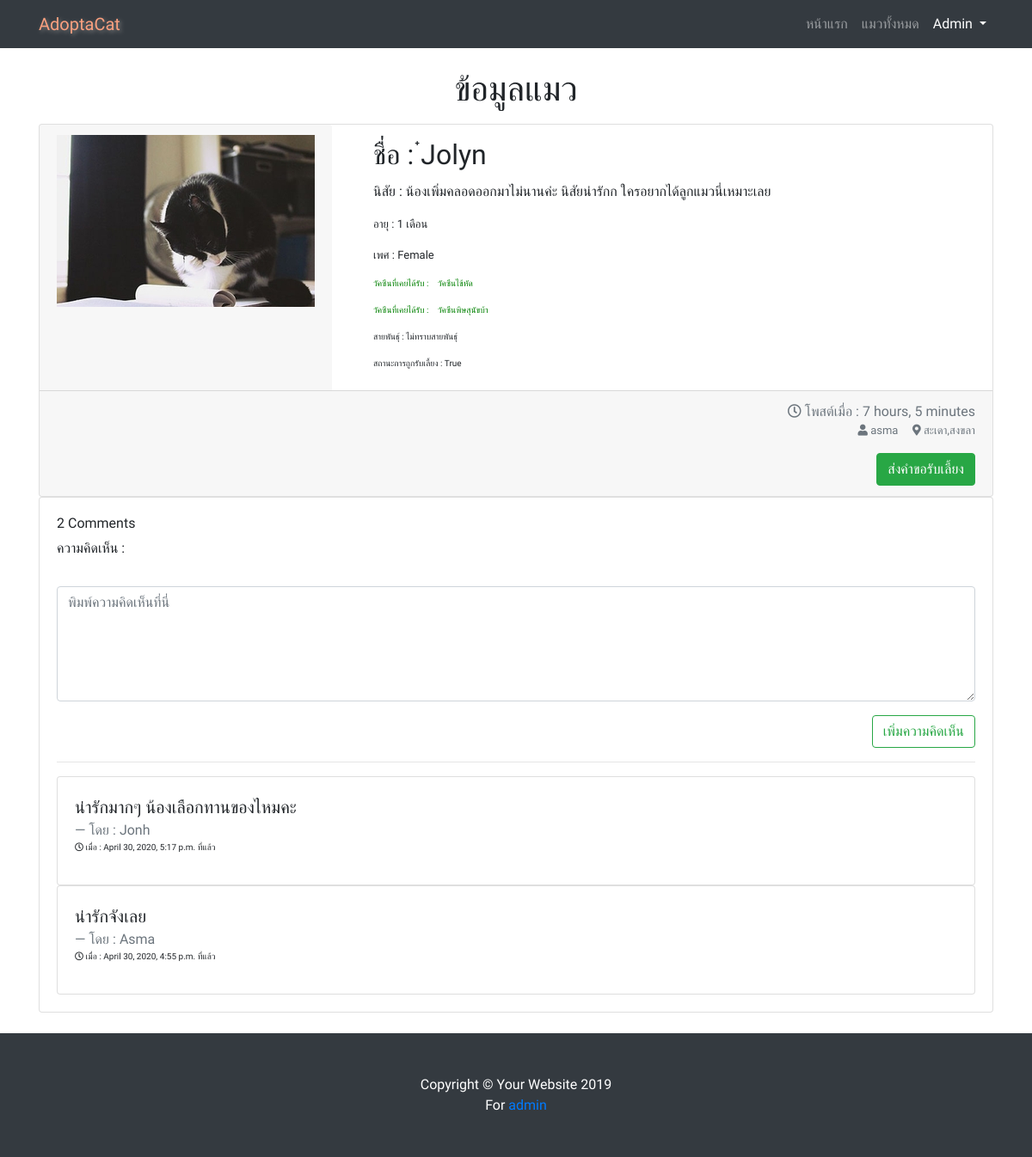
//catinfo/4/ (signed in), run on the app's committed database.
### adoption/models.py (models this page shows, shortened)
class Cat(models.Model):
    GENDER = (
        ('Male', 'ผู้'),
        ('Female', 'เมีย'),
    )
    name = models.CharField(max_length=30,null=True)
    age = models.PositiveIntegerField()
    gender = models.CharField(max_length=10,choices=GENDER)
    breed = models.ForeignKey(Breed,null=True,on_delete=models.SET_NULL)
    color = models.ManyToManyField(Color)
    vaccines = models.ManyToManyField(Vaccine, blank=True)
    nature = models.TextField(max_length=200)
    location = models.CharField(max_length=100)
    entrydate = models.DateTimeField(auto_now_add=True)
    poster = models.ForeignKey(User ,on_delete=models.CASCADE)
    image = ProcessedImageField(default='default.jpg', upload_to='cat_pics',processors=[ResizeToFill(300,200)],format='JPEG',options={'quality': 120})
    status = models.BooleanField(default=False)

class Vaccine(models.Model):
    name = models.CharField(max_length=50)
    def __str__(self):
        return self.name

class Breed(models.Model):
    breed_type = models.CharField(max_length=50)
    def __str__(self):
        return self.breed_type

class Comment(models.Model):
    user = models.ForeignKey(User, on_delete=models.CASCADE)
    timestamp = models.DateTimeField(auto_now_add=True)
    content = models.TextField(default='ความคิดเห็น',max_length=300)
    post = models.ForeignKey(Cat,related_name='comments' ,on_delete=models.CASCADE)

### adoption/views.py (the view)
# urls.py: path('/catinfo/<id>/', views.catinfo, name='catinfo'),
@login_required
def catinfo(request,id):
    cat = get_object_or_404(Cat,id=id)
    comments = Comment.objects.filter(post=cat).order_by('-timestamp')
    if request.method =='POST':
        comment_form = CommentForm(request.POST or None)
        if comment_form.is_valid():
            content = request.POST.get('content')
            comment = Comment.objects.create(post=cat, user=request.user, content=content)
            comment.save()
            return redirect(reverse("catinfo", kwargs={
                'id': cat.pk
            }))
    else:
        comment_form=CommentForm()
    context = {
        'catinfo':cat,
        'comments':comments,
        'comment_form':comment_form,
        }
    return render(request,'adoption/catinfo.html',context)

### adoption/forms.py
class CommentForm(forms.ModelForm):
    content = forms.CharField(widget=forms.Textarea(attrs={
        'class':'form-control',
        'placeholder': 'พิมพ์ความคิดเห็นที่นี่',
        'rows':'5',
    }))
    class Meta:
        model = Comment
        fields = ('content',)

### adoption/templates/adoption/catinfo.html (shortened to what this page needs)
{% extends 'base.html' %}
{% load static %}
{% block content %}
<br>
<div class="container">
    <h1 style="text-align: center;">ข้อมูลแมว</h1>
    <div class="card flex-row flex-wrap">
        <div class="card-header border-0">
            <img src="{{ catinfo.image.url }}" alt="catpic">
        </div>
        <div class="card-block px-5">
            <h2 class="card-title">ชื่อ : {{ catinfo.name }}</h2>
            <p class="card-text">นิสัย : {{ catinfo.nature }}</p>
            <div style="font-size:small;">
            <p class="card-text">อายุ : {{ catinfo.age }} เดือน</p>
            <p class="card-text">เพศ : {{ catinfo.gender }}</p>
              <div style="font-size: x-small;">
                {% for vac in catinfo.vaccines.all %}
                  <p class="card-text" style="color: green; ">วัคซีนที่เคยได้รับ :&emsp;{{ vac }}</p>
                {% endfor %}
                <p class="card-text">สายพันธุ์ : {{ catinfo.breed }} </p>
                <p class="card-text">สถานะการถูกรับเลี้ยง : {{ catinfo.status }}</p>
              </div>
                </div>
            <br>
        </div>
        <div class="w-100">
        <div class="card-footer w-100 text-muted">
        <div style="text-align: right;">
            <i class="far fa-clock"></i> โพสต์เมื่อ : {{ catinfo.entrydate|timesince }}
        </div>
        <div style="text-align: right; font-size:small ;"><i class="fas fa-user"></i>  {{ catinfo.poster }} &emsp;<i class="fas fa-map-marker-alt"></i>  {{ catinfo.location }}
                {% if catinfo.poster == user %}
                    <div></div>
                {% else %}
                    <a href="#" class="btn btn-success" role="button" >ส่งคำขอรับเลี้ยง</a>
                {% endif %}
            </div>
        </div>
        </div>
    </div>
<div class="card card-body">
  <div class="post-comments">
    <header>
        <h3 class="h6">{{ comments.count }} Comment{{ comments|pluralize }}</h3>
      </header>
    {% if request.user.is_authenticated %}
      <form method="POST">
        <div class="post-comments">
          <label>ความคิดเห็น :</label>
          <p>&emsp;&emsp;
          {{ comment_form.content }}</p>
        </div>
        <div style="text-align: right;">
        <input type="submit" role="button" class="btn btn-outline-success" value="เพิ่มความคิดเห็น">
        </div>
      </form>
    {% endif %}
    <hr width="100%">
    {% for comment in comments %}
    <div class="card card-body">
    <blockquote class="blockquote">
        <p class="mb-0">{{ comment.content }}</p>
        <footer class="blockquote-footer">โดย :  {{ comment.user|capfirst }}</footer>
        <div style="font-size:x-small;"><i class="far fa-clock"></i> เมื่อ : {{ comment.timestamp }} ที่แล้ว</div>
    </blockquote>
</div>
    {% endfor %}
  </div>
</div>
</div>
<br>
{% endblock %}

### adoption/templates/base.html (shortened to what this page needs)
{% load static %}
<!DOCTYPE html>
<html lang="en">
<head>
    <link href="{% static 'vendor/bootstrap/css/bootstrap.min.css' %}" rel="stylesheet">
    <link rel="stylesheet" href="https://use.fontawesome.com/releases/v5.8.1/css/all.css">
    <link href="{% static 'css/business-frontpage.css' %}" rel="stylesheet">
</head>
<body>
    <nav class="navbar navbar-expand-lg navbar-dark bg-dark fixed-top">
    <div class="container">
      <a  style="color: rgb(251, 160, 127); text-shadow: 2px 2px 5px grey;" class="navbar-brand" href="{% url 'home' %}">AdoptaCat</a>
      <div class="collapse navbar-collapse" id="navbarResponsive">
        <ul class="navbar-nav ml-auto">
          <li class="nav-item ">
            <a class="nav-link" href="{% url 'home' %}">หน้าแรก
            </a>
          </li>
          <li class="nav-item">
            <a class="nav-link" href="{% url 'catlist' %}">แมวทั้งหมด</a>
          </li>
          {% if user.is_authenticated %}
              <li class="nav-item dropdown">
                <a class="nav-link dropdown-toggle" style="color: white;" href="#" id="navbarDropdown" role="button" data-toggle="dropdown" aria-haspopup="true" aria-expanded="false">
                  {{ user.username|capfirst }}
                </a>
              </li>
              {% endif %}
        </ul>
      </div>
    </div>
    </nav>
        {% block content %}
        {% endblock %}
    <footer class="py-5 bg-dark">
        <div class="container">
        <p class="m-0 text-center text-white">Copyright &copy; Your Website 2019</p>
        <p class="m-0 text-center text-white">For <a href="{% url 'admin:index' %}">admin</a></p>
        </div>
    </footer>
</body>
</html>

### staticfiles/css/business-frontpage.css (style rules this page uses)
body { padding-top: 56px; }

### adoption/templates/base.html (style rules this page uses)
body { font-family: 'Prompt', sans-serif; }

### data on the page
Cat: image (picture), name "๋Jolyn", nature "น้องเพิ่มคลอดออกมาไม่นานค่ะ นิสัยน่ารักก ใครอยากได้ลูกแมวนี่เหมาะเลย", age "1", gender "Female", breed "ไม่ทราบสายพันธุ์", status "True", entrydate "7 hours, 5 minutes", poster "asma", location "สะเดา,สงขลา"
Vaccine: name "วัคซีนไข้หัด"
Vaccine: name "วัคซีนพิษสุนัขบ้า"
Comment: content "น่ารักมากๆ น้องเลือกทานของไหมคะ", user "Jonh", timestamp "April 30, 2020, 5:17 p.m."
Comment: content "น่ารักจังเลย", user "Asma", timestamp "April 30, 2020, 4:55 p.m."

### other printed values
{{ user.username|capfirst }} "Admin"
{{ comments.count }} "2"
